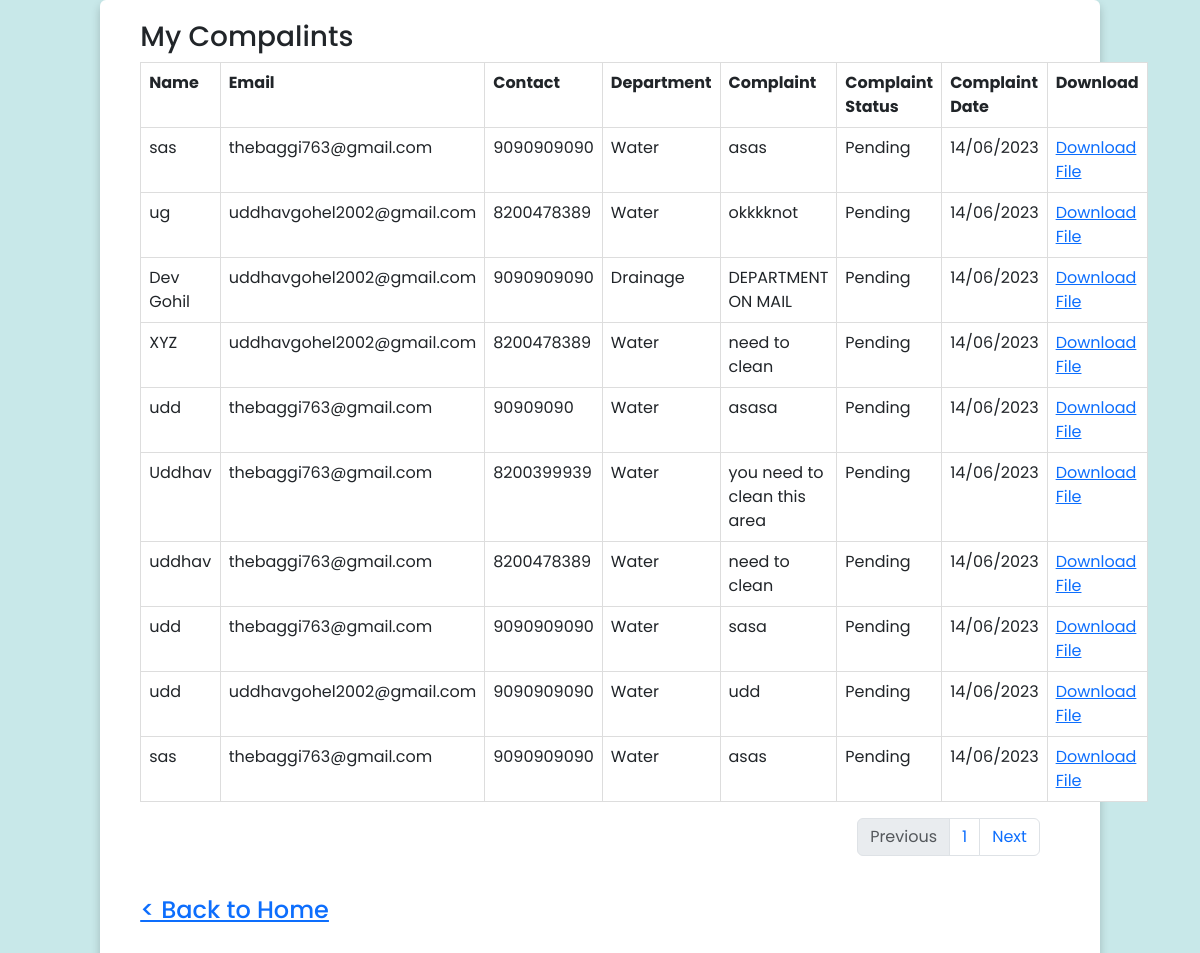
Page /mycomplaints (signed in) on the committed database.
### a_dcb/models.py (models this page shows)
class Complaint(models.Model):
    id = models.UUIDField(primary_key=True, unique=True, default=uuid4)
    name = models.CharField(max_length=100)
    email = models.EmailField()
    contact = models.CharField(max_length=100)
    file = models.FileField(upload_to=path_and_rename)
    complaint = models.CharField(max_length=5000)
    complaint_status = models.CharField(
        max_length=50, choices=COMPLAINT_STATUS, default='pending')
    created_by = models.IntegerField(default=1)
    created_at = models.DateField(auto_now_add=True)
    department = models.ForeignKey(Departments, on_delete=models.CASCADE, default='f3f2a8ce-175a-4dbd-bd78-744d01b4a2be')
    class Meta:
        ordering = ['-id']

class Departments(models.Model):
    id = models.UUIDField(primary_key=True, unique=True, default=uuid4)
    name = models.CharField(max_length=100)
    def __str__(self):
        return self.name

### a_dcb/views.py (the view)
# urls.py: path('mycomplaints', mycomplaints, name='mycomplaints'),
@login_required(login_url='login')
def mycomplaints(request):
    complaint_list = Complaint.objects.filter(created_by = request.user.id)
    p = Paginator(complaint_list, 10)
    page_number = request.GET.get('page')
    try:
        page_obj = p.get_page(page_number)
    except PageNotAnInteger:
        page_obj = p.page(1)
    except EmptyPage:
        page_obj = p.page(p.num_pages)
    context = {'page_obj': page_obj}
    return render(request,  'mycomplaints.html',context)

### a_dcb/templates/mycomplaints.html (shortened to what this page needs)
<!DOCTYPE html>
<html lang="en" dir="ltr">
  <head>
    <link
      rel="stylesheet"
      href="https://cdnjs.cloudflare.com/ajax/libs/font-awesome/5.15.2/css/all.min.css"
    />
    <link
      href="https://cdn.jsdelivr.net/npm/bootstrap@5.3.0/dist/css/bootstrap.min.css"
      rel="stylesheet"
    />
  </head>
  <body>
    <div class="container-fluid">
      <div class="container">
        <h3>My Compalints</h3>
        <table class="table table-hover">
          <tr>
            <th>Name</th>
            <th>Email</th>
            <th>Contact</th>
            <th>Department</th>
            <th>Complaint</th>
            <th>Complaint Status</th>
            <th>Complaint Date</th>
            <th>Download</th>
          </tr>
          {% for complaint in page_obj.object_list %}
          <tr>
            <td>{{complaint.name}}</td>
            <td>{{complaint.email}}</td>
            <td>{{complaint.contact}}</td>
            <td>{{complaint.department}}</td>
            <td>{{complaint.complaint}}</td>
            <td>{{complaint.complaint_status|title}}</td>
            <td>{{complaint.created_at|date:'d/m/Y'}}</td>
            <td><a href="{{complaint.file}}" download>Download File</a></td>
          </tr>
          {% endfor %}
        </table>
        <nav aria-label="Page navigation example">
          <div class="text-center">
            <div class="row">
              <div class="col"></div>
              <div class="col"></div>
              <div class="col" style="margin-left: 50%">
                <ul class="pagination">
                  <li
                    class="page-item {% if not page_obj.has_previous %} disabled {% endif %}"
                  >
                    <a
                      class="page-link"
                      href="{% if not page_obj.has_previous %} # {% else %} ?page={{page_obj.previous_page_number}} {% endif %}"
                      >Previous</a
                    >
                  </li>
                  <li class="page-item">
                    <a class="page-link" href="#">{{page_obj.number}}</a>
                  </li>
                  <li
                    class="page-item {% if not page_obj.has_next %} disabled {% endif %}"
                  >
                    <a
                      class="page-link"
                      href="{% if not page_obj.has_next %} # {% else %} ?page={{page_obj.next_page_number}} {% endif %}"
                      >Next</a
                    >
                  </li>
                </ul>
              </div>
            </div>
          </div>
        </nav>
        <br />
        <h4><a href="/">< Back to Home</a></h4>
      </div>
    </div>
  </body>
</html>

### a_dcb/templates/mycomplaints.html (style rules this page uses)
* { margin: 0; padding: 0; box-sizing: border-box; font-family: "Poppins", sans-serif; }
body { min-height: 100vh; width: 100%; background: #c8e8e9; display: flex; align-items: center; justify-content: center; }
.container { width: 85%; background: #fff; border-radius: 6px; padding: 20px 60px 30px 40px; box-shadow: 0 5px 10px rgba(0, 0, 0, 0.2); }
table { font-family: arial, sans-serif; border-collapse: collapse; width: 100%; }
td, th { border: 1px solid #dddddd; text-align: left; padding: 8px; }
tr:nth-child(even) { background-color: #dddddd; }

### rows in the picture
Complaint: name "sas", email "thebaggi763@gmail.com", contact "9090909090", department "Water", complaint "asas", complaint_status "Pending", created_at "14/06/2023"
Complaint: name "ug", email "uddhavgohel2002@gmail.com", contact "8200478389", department "Water", complaint "okkkknot", complaint_status "Pending", created_at "14/06/2023"
Complaint: name "Dev Gohil", email "uddhavgohel2002@gmail.com", contact "9090909090", department "Drainage", complaint "DEPARTMENT ON MAIL", complaint_status "Pending", created_at "14/06/2023"
Complaint: name "XYZ", email "uddhavgohel2002@gmail.com", contact "8200478389", department "Water", complaint "need to clean", complaint_status "Pending", created_at "14/06/2023"
Complaint: name "udd", email "thebaggi763@gmail.com", contact "90909090", department "Water", complaint "asasa", complaint_status "Pending", created_at "14/06/2023"
Complaint: name "Uddhav", email "thebaggi763@gmail.com", contact "8200399939", department "Water", complaint "you need to clean this area", complaint_status "Pending", created_at "14/06/2023"
Complaint: name "uddhav", email "thebaggi763@gmail.com", contact "8200478389", department "Water", complaint "need to clean", complaint_status "Pending", created_at "14/06/2023"
Complaint: name "udd", email "thebaggi763@gmail.com", contact "9090909090", department "Water", complaint "sasa", complaint_status "Pending", created_at "14/06/2023"
Complaint: name "udd", email "uddhavgohel2002@gmail.com", contact "9090909090", department "Water", complaint "udd", complaint_status "Pending", created_at "14/06/2023"
Complaint: name "sas", email "thebaggi763@gmail.com", contact "9090909090", department "Water", complaint "asas", complaint_status "Pending", created_at "14/06/2023"

### other values in the picture
{{ page_obj.number }} "1"
